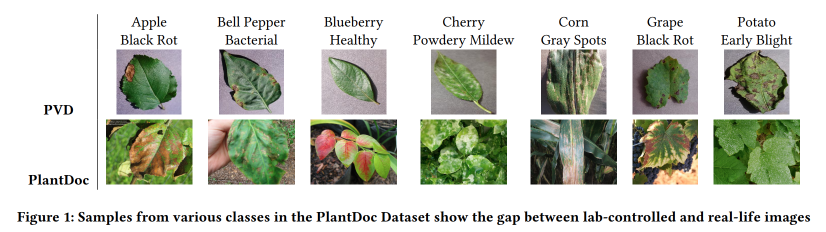
#> input picture PlantDoc-Dataset-master/PlantDoc_Examples.png, 1652 x 464 px (shown at 1/2 size)
$ python -i leaf_analyzer.py   (imports and definitions only)
#> lines starting #> are read from the running program, lines starting #| are printed output that depends on the picture; after the words box and inside, x2 and y2 are one past the last pixel; in counts of white or black regions, pixels touching at a corner belong together
### functions.py
import cv2
import matplotlib.pyplot as plt
import pandas as pd
import numpy as np
# import rembg
import skimage.io
import skimage.data
import skimage.morphology as morph
from skimage.measure import label, regionprops
# import csv
# import math

######### HAY QUE REVISAR EN TODAS LAS SESIONES DE CLASE PARA VER QUE FUNCIONES IMPLEMENTAR ########


# It is useful to create functions to perform various task in just one call

# [149 lines left out: functions show_image, plot_multi, showHistogram_f, showHistogramColor_f, showColorSpace, not called in this run]


def im_read(image_path, mode='color'): #to read an image with any colormap
#> called with mode = 'color'
    mode = mode.upper()
    if mode in ('COLOR', 'RGB'): #RGB
        return cv2.cvtColor(cv2.imread(image_path), cv2.COLOR_BGR2RGB)
#| (464, 1652, 3)
    elif mode in ('GRAYSCALE','GRAY'): #grayscale
        return cv2.imread(image_path,cv2.IMREAD_GRAYSCALE)
    elif mode == 'HSV': #HSV
        return cv2.cvtColor(cv2.imread(image_path), cv2.COLOR_BGR2HSV)
    elif mode == 'XYZ': #XYZ
        return cv2.cvtColor(cv2.imread(image_path), cv2.COLOR_BGR2XYZ)
    elif mode == 'LAB': #LAB
        return cv2.cvtColor(cv2.imread(image_path), cv2.COLOR_BGR2LAB)
    elif mode == 'YUV': #YUV
        return cv2.cvtColor(cv2.imread(image_path), cv2.COLOR_BGR2YUV)
    elif mode == 'YCRCB' :
        return cv2.cvtColor(cv2.imread(image_path), cv2.COLOR_BGR2YCrCb)
    else:
        # invalid input
        raise Exception('INPUT ERROR: color space do not exist')

#if you need to go back from RGB to BGR write color_space='BGR' !!!
def convert_image_f(image, color_space='GRAY') : # to switch from RBG to another color space
    color_space = color_space.upper()
    if color_space == 'RGB' :
        return image
    elif color_space == 'BGR':
        return cv2.cvtColor(image, cv2.COLOR_RGB2BGR) # special case
    elif color_space in ('GRAYSCALE','GRAY') :
        return cv2.cvtColor(image, cv2.COLOR_RGB2GRAY)
    elif color_space == 'HSV' :
        return cv2.cvtColor(image, cv2.COLOR_RGB2HSV)
    elif color_space == 'XYZ' :
        return cv2.cvtColor(image, cv2.COLOR_RGB2XYZ)
    elif color_space == 'LAB' :
        return cv2.cvtColor(image, cv2.COLOR_RGB2LAB)
    elif color_space == 'YUV' :
        return cv2.cvtColor(image, cv2.COLOR_RGB2YUV)
    elif color_space == 'YCRCB' :
        return cv2.cvtColor(image, cv2.COLOR_RGB2YCrCb)
    elif color_space == 'LUV' :
        return cv2.cvtColor(image, cv2.COLOR_RGB2Luv)
    elif color_space == 'HLS' :
        return cv2.cvtColor(image, cv2.COLOR_RGB2HLS)
    elif color_space == 'HSV_FULL' :
        return cv2.cvtColor(image, cv2.COLOR_RGB2HSV_FULL)
    else :
        raise Exception('INPUT ERROR: color space do not exist')


################ Transform Functions ################
# [18 lines left out: functions fft_transform_f, apply_function_f, not called in this run]

#Función para interpolar los puntos entre 0 y 255
def img_scale(img, value_range = [0,255]):
    return (value_range[1] - value_range[0])*(img - np.min(img))/(np.max(img)-np.min(img)) + value_range[0]

#Función para enviar los extremos superior e inferior a 0 y 255 respectivamente en la matriz
# [24 lines left out: functions img_trim, histogram_expansion_f, histogram_equalization_f, not called in this run]

def brightness_correction(img_RGB, level= 'high', sat=1.2, val=0.85):
#> called with level = 'low', sat = 3, val = 0.9
    level = level.upper()
    if level == 'HIGH':
        res = cv2.cvtColor(img_RGB, cv2.COLOR_RGB2HSV)
        res[:,:,2] = histogram_equalization_f(res[:,:,2])
        res = cv2.cvtColor(res, cv2.COLOR_HSV2RGB)
    elif level == 'LOW':
        res = cv2.cvtColor(img_RGB, cv2.COLOR_RGB2HSV)
#> res: shape (464, 1652, 3); mean H, S, V 23.8, 38, 205.8
        res[:,:,1] = cv2.multiply(res[:,:,1],sat)
#> res: shape (464, 1652, 3); mean H, S, V 23.8, 74.6, 205.8
        res[:,:,2] = cv2.multiply(res[:,:,2],val)
#> res: shape (464, 1652, 3); mean H, S, V 23.8, 74.6, 185.5
        res = cv2.cvtColor(res, cv2.COLOR_HSV2RGB)
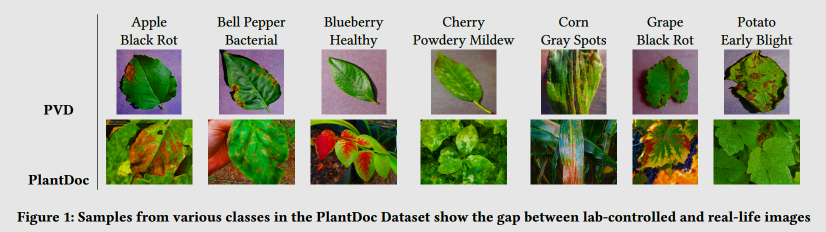
#> res: shape (464, 1652, 3) (shown at 1/2 size); mean R, G, B 171.8, 177.6, 156.4

    return res

# [70 lines left out: functions resize_and_interpolation_f, unsharp_mask_f, clahe_f, get_contours, gammaCorrection, not called in this run]

### leaf_analyzer.py
import functions as f
import cv2
import matplotlib.pyplot as plt
import pandas as pd
import numpy as np
import rembg
import skimage.io
import skimage.data
import skimage.morphology as morph
from skimage.measure import label, regionprops
import math


def analyzer(image_path):

    ##import image
    img = f.im_read(image_path) #RGB
    # f.show_image(img)
    print(img.shape)

    #preprocess
    preprocess = cv2.GaussianBlur(f.brightness_correction(img.copy(),level='low',sat=3,val=0.9),(7,7),5)
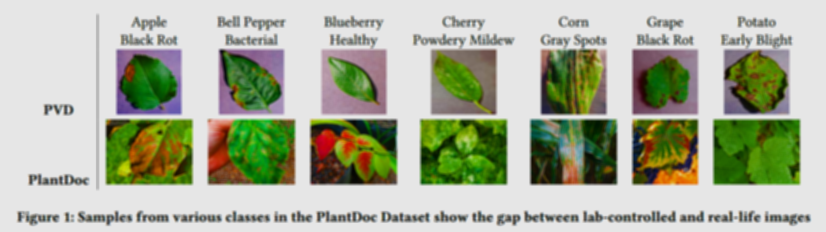
#> preprocess: shape (464, 1652, 3) (shown at 1/2 size); mean R, G, B 171.8, 177.6, 156.4


    ##remove background

    hsv_image = f.convert_image_f(preprocess.copy(),'hsv')
#> in convert_image_f, `return cv2.cvtColor(image, cv2.COLOR_RGB2HSV)`: returned value: shape (464, 1652, 3); mean H, S, V 29.2, 65.9, 183.7

    lower_green = np.array([15, 20, 30])    # Lower bound for green (H=250, S=40, V=40)
    upper_green = np.array([96, 254, 220])  # Upper bound for green (H=85, S=255, V=255)
    # Create a mask that extracts the green color
    green_mask = cv2.inRange(hsv_image, lower_green, upper_green)
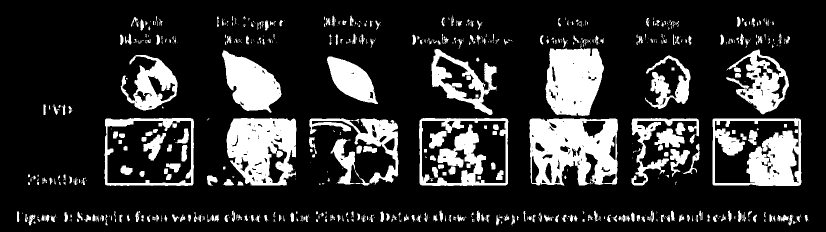
#> green_mask: shape (464, 1652) (shown at 1/2 size); 18.7% white; 797 white regions (505 under 20 px), largest, box (x1, y1, x2, y2) and area: (1059, 237, 1236, 371) 17248, (453, 236, 593, 371) 13940, (1425, 236, 1603, 372) 12806

    # Apply the mask to the original image to get the green parts
    green_extracted = cv2.bitwise_and(preprocess, preprocess, mask=green_mask)
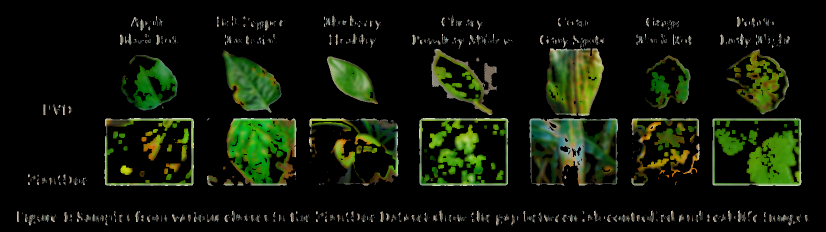
#> green_extracted: shape (464, 1652, 3) (shown at 1/2 size); mean R, G, B 15.9, 22.3, 8.6
    # f.show_image(green_extracted)


    img_green_mask = green_mask.copy()

    # use de ai background remover to increase the probability of just appear the plant portion of the image
#> (the run stopped early here; a loop or call above may not have finished)
